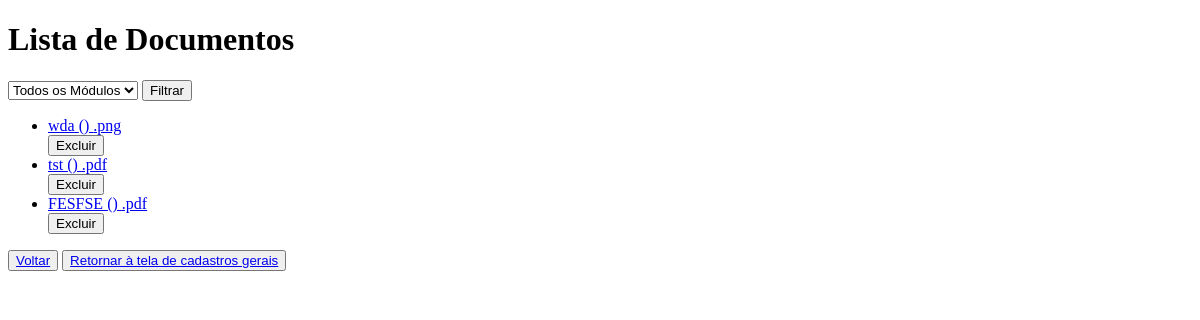
Before: /listar_material/ with the older database file.
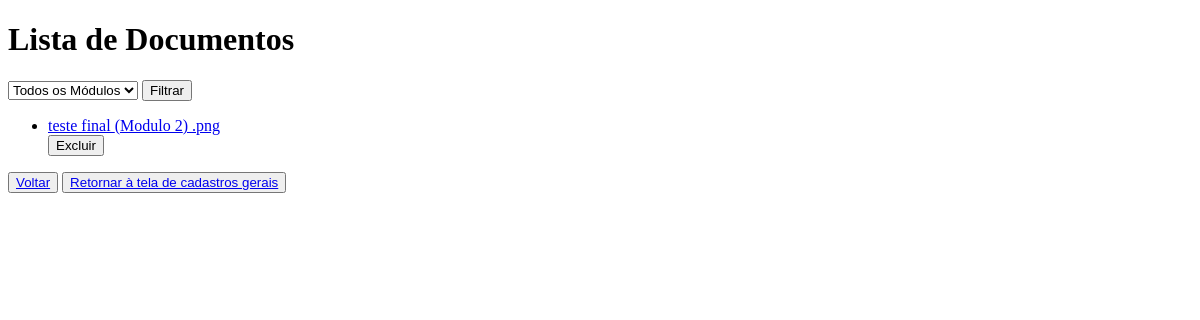
After: the same page with the newer database file.
### core/models.py (models this page shows, shortened)
class Material(models.Model):
    title = models.CharField(max_length=255)
    file = models.FileField(upload_to='core/')
    modulo = models.ForeignKey(Modulos, on_delete=models.CASCADE, null=True, blank=True)

class Modulos(models.Model):
    nome_modulo = models.CharField(max_length=255)
    video = models.ForeignKey('AcervoVideos', on_delete=models.SET_NULL, null=True, blank=True)  # Referenciar com string

### core/views.py (the view)
# urls.py: path('listar_material/', views.listar_material, name='listar_material'),
def listar_material(request):
    modulo_id = request.GET.get('modulo')
    if modulo_id:
        material = Material.objects.filter(modulo_id=modulo_id).select_related('modulo')
    else:
        material = Material.objects.all().select_related('modulo')
    modulos = Modulos.objects.all()
    return render(request, 'core/listar_material.html', {'material': material, 'modulos': modulos})

### core/templates/core/listar_material.html (shortened to what this page needs)
<!DOCTYPE html>
<html lang="pt-BR">
<head>
</head>
<body>
    <h1>Lista de Documentos</h1>
    <form method="GET">
        <select name="modulo">
            <option value="">Todos os Módulos</option>
        </select>
        <button type="submit">Filtrar</button>
    </form>
    <ul>
        {% for material in material %}
            <li>
                <a href="{% url 'download_document' material.id %}">{{ material.title }} ({{ material.modulo.nome_modulo }}) {{ material.file.name|slice:"-4:" }}</a>
            </li>
            <form action="{% url 'deletar_material' material.id %}" method="post" style="display:inline;">
                <button type="submit" onclick="return confirm('Tem certeza que deseja excluir este documento?');">Excluir</button>
            </form>
        {% empty %}
            <li>Nenhum documento encontrado.</li>
        {% endfor %}
    </ul>
    <button><a href="{% url 'cadastro_material' %}">Voltar</a></button>
    <button><a href="{% url 'cadastro_geral' %}">Retornar à tela de cadastros gerais</a></button>
</body>
</html>

Changed rows visible on the page:
removed Material: title "wda", file.name ".png"
removed Material: title "tst", file.name ".pdf"
removed Material: title "FESFSE", file.name ".pdf"
added Material: title "teste final", modulo.nome_modulo "Modulo 2", file.name ".png"
